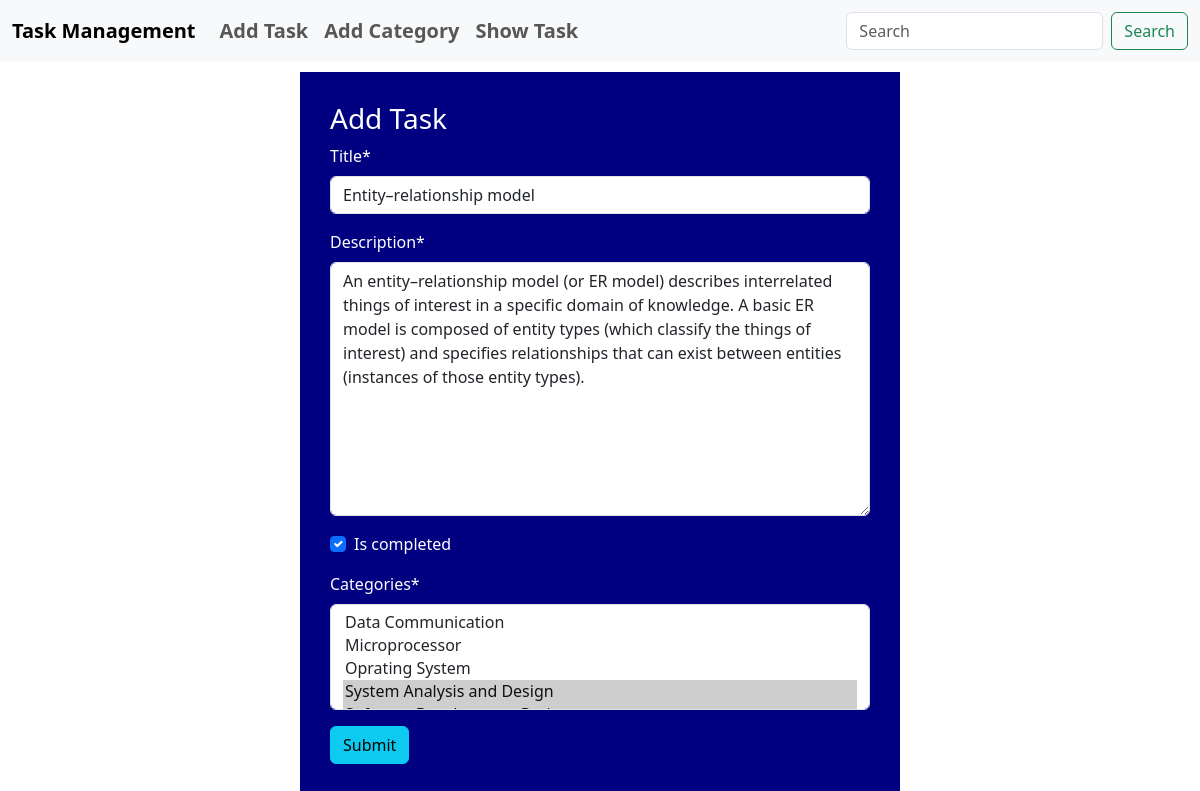
Page /task/edit_task/6 on the committed database.
### task/models.py (models this page shows, shortened)
class Task(models.Model):
    title = models.CharField(max_length=50)
    description = models.TextField()
    is_completed = models.BooleanField(default=False)
    assigned_date = models.DateField(auto_now_add=True)
    categories = models.ManyToManyField(Category)

### task/views.py (the view)
# urls.py: path("edit_task/<int:id>", views.edit_task, name="edit_task"),
def edit_task(request, id):
    task = models.Task.objects.get(pk=id)
    task_form = forms.TaskForm(instance=task)
    if request.method == "POST":
        task_form = forms.TaskForm(request.POST, instance=task)
        if task_form.is_valid():
            task_form.save()
            return redirect("show_task")
    return render(request, "add_task.html", {"form": task_form})

### task/forms.py
class TaskForm(forms.ModelForm):
    class Meta:
        model = Task
        fields = "__all__"

### category/models.py (called while the page is built)
    def __str__(self):
        return self.name

### task/templates/add_task.html
{% extends 'base.html' %} {% load crispy_forms_tags %}{% block content%}
<form
  action=""
  style="
    width: 50%;
    margin: auto;
    padding: 30px;
    margin-top: 10px;
    background-color: navy;
    color: white;
  "
  method="post"
>
  <h3>Add Task</h3>
  {% csrf_token %} {{form | crispy }}
  <button class="btn btn-info">Submit</button>
</form>
{% endblock %}

### rows in the picture
Task: title "Entity–relationship model", description "An entity–relationship model (or ER model) describes interrelated things of interest in a specific domain of knowledge. A basic ER model is composed of entity types (which classify the things of interest) and specifies relationships that can exist between entities (instances of those entity types).", is_completed "☑"
